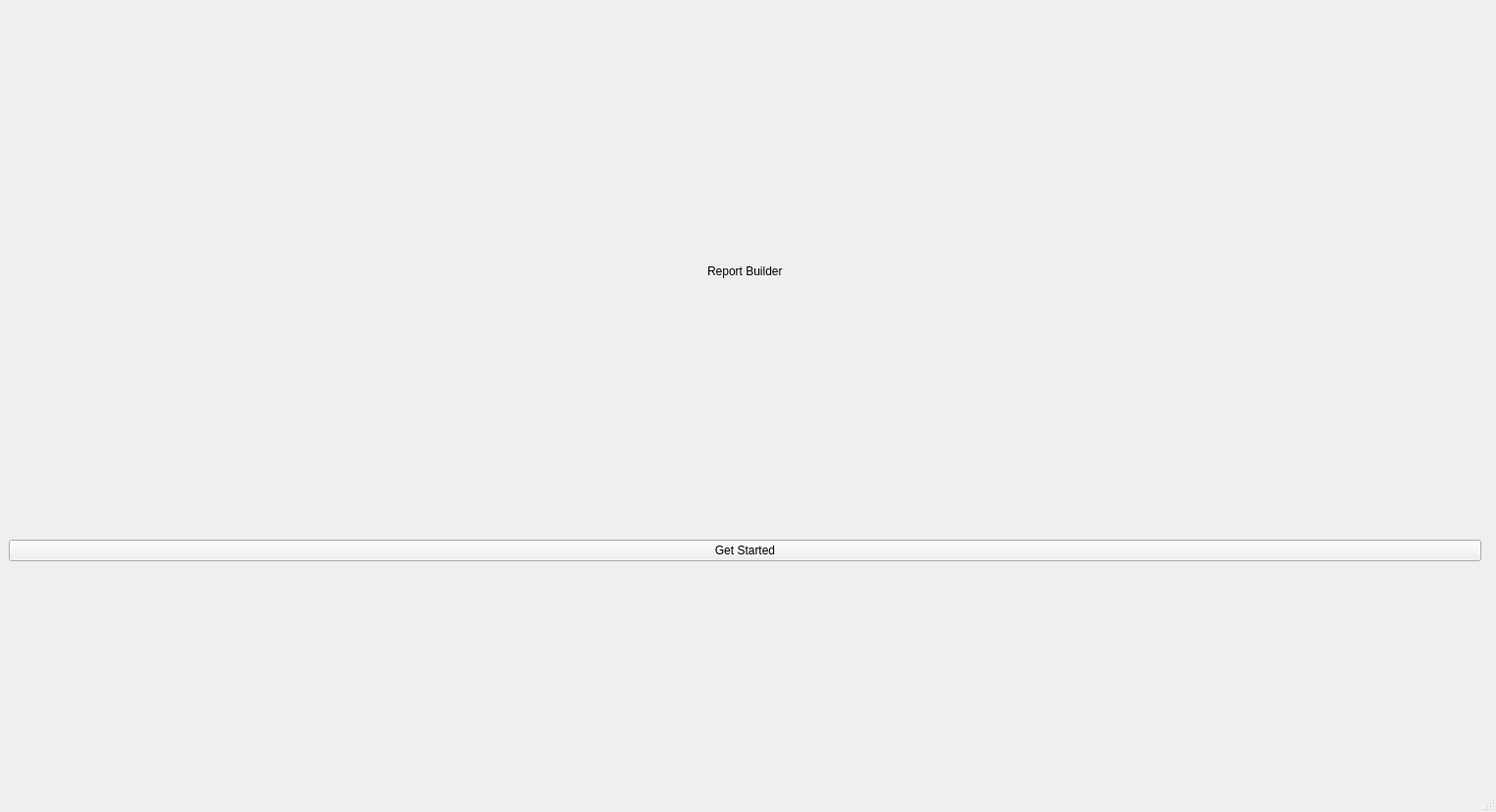
<?xml version="1.0" encoding="UTF-8"?>
<ui version="4.0">
 <class>MainWindow</class>
 <widget class="QMainWindow" name="MainWindow">
  <property name="geometry">
   <rect>
    <x>0</x>
    <y>0</y>
    <width>1527</width>
    <height>829</height>
   </rect>
  </property>
  <property name="windowTitle">
   <string>MainWindow</string>
  </property>
  <widget class="QWidget" name="centralwidget">
   <widget class="QStackedWidget" name="stackedWidget">
    <property name="geometry">
     <rect>
      <x>0</x>
      <y>0</y>
      <width>1521</width>
      <height>801</height>
     </rect>
    </property>
    <property name="sizePolicy">
     <sizepolicy hsizetype="Expanding" vsizetype="Expanding">
      <horstretch>0</horstretch>
      <verstretch>0</verstretch>
     </sizepolicy>
    </property>
    <property name="currentIndex">
     <number>0</number>
    </property>
    <widget class="QWidget" name="page">
     <layout class="QGridLayout" name="gridLayout">
      <item row="0" column="0" alignment="Qt::AlignmentFlag::AlignHCenter">
       <widget class="QLabel" name="label">
        <property name="maximumSize">
         <size>
          <width>16777215</width>
          <height>100</height>
         </size>
        </property>
        <property name="styleSheet">
         <string notr="true">font: 16pt &quot;Sitka&quot;;</string>
        </property>
        <property name="text">
         <string>Report Builder</string>
        </property>
       </widget>
      </item>
      <item row="1" column="0">
       <widget class="QPushButton" name="start_pushButton">
        <property name="sizePolicy">
         <sizepolicy hsizetype="Minimum" vsizetype="Fixed">
          <horstretch>0</horstretch>
          <verstretch>0</verstretch>
         </sizepolicy>
        </property>
        <property name="text">
         <string>Get Started</string>
        </property>
       </widget>
      </item>
     </layout>
    </widget>
    <widget class="QWidget" name="page_2">
     <layout class="QVBoxLayout" name="verticalLayout">
      <item alignment="Qt::AlignmentFlag::AlignHCenter">
       <widget class="QLabel" name="label_2">
        <property name="maximumSize">
         <size>
          <width>16777215</width>
          <height>100</height>
         </size>
        </property>
        <property name="text">
         <string>Select Files and Input ID values. To combine values use the same ID</string>
        </property>
       </widget>
      </item>
      <item>
       <widget class="QScrollArea" name="scrollArea">
        <property name="widgetResizable">
         <bool>true</bool>
        </property>
        <widget class="QWidget" name="scrollAreaWidgetContents">
         <property name="geometry">
          <rect>
           <x>0</x>
           <y>0</y>
           <width>1499</width>
           <height>725</height>
          </rect>
         </property>
         <layout class="QVBoxLayout" name="verticalLayout_2">
          <item>
           <layout class="QVBoxLayout" name="verticalLayout_3"/>
          </item>
          <item>
           <layout class="QHBoxLayout" name="horizontalLayout_3">
            <item>
             <widget class="QPushButton" name="add_file_fields_pushButton">
              <property name="text">
               <string> Add</string>
              </property>
              <property name="icon">
               <iconset theme="QIcon::ThemeIcon::ListAdd"/>
              </property>
             </widget>
            </item>
            <item>
             <widget class="QPushButton" name="delete_file_fields_pushButton">
              <property name="text">
               <string> Delete</string>
              </property>
              <property name="icon">
               <iconset theme="QIcon::ThemeIcon::EditDelete"/>
              </property>
             </widget>
            </item>
           </layout>
          </item>
         </layout>
        </widget>
       </widget>
      </item>
      <item>
       <widget class="QPushButton" name="continue_to_data_vis_pushButton">
        <property name="text">
         <string>Continue to Data Visualization</string>
        </property>
       </widget>
      </item>
     </layout>
    </widget>
    <widget class="QWidget" name="page_3">
     <layout class="QGridLayout" name="gridLayout_2">
      <item row="2" column="1" rowspan="4">
       <widget class="QTreeWidget" name="treeWidget">
        <property name="minimumSize">
         <size>
          <width>400</width>
          <height>0</height>
         </size>
        </property>
        <property name="dragDropMode">
         <enum>QAbstractItemView::DragDropMode::DragOnly</enum>
        </property>
        <column>
         <property name="text">
          <string/>
         </property>
        </column>
       </widget>
      </item>
      <item row="6" column="1">
       <layout class="QVBoxLayout" name="verticalLayout_7">
        <item>
         <widget class="QLineEdit" name="lineEdit_graph_title">
          <property name="placeholderText">
           <string>Graph Title</string>
          </property>
         </widget>
        </item>
        <item>
         <widget class="QLineEdit" name="lineEdit_x_axis_title">
          <property name="placeholderText">
           <string>X-Axis</string>
          </property>
         </widget>
        </item>
        <item>
         <widget class="QLineEdit" name="lineEdit_y_axis_title">
          <property name="placeholderText">
           <string>Y-Axis</string>
          </property>
         </widget>
        </item>
        <item>
         <widget class="QPushButton" name="pushButton_download_graphs">
          <property name="text">
           <string>Download Duplicated Graphs</string>
          </property>
         </widget>
        </item>
       </layout>
      </item>
      <item row="1" column="0">
       <layout class="QHBoxLayout" name="horizontalLayout_9">
        <item>
         <widget class="QLabel" name="label_values_2">
          <property name="maximumSize">
           <size>
            <width>16777215</width>
            <height>50</height>
           </size>
          </property>
          <property name="text">
           <string>Value 1 File ID</string>
          </property>
         </widget>
        </item>
        <item>
         <widget class="QListWidget" name="listWidget_values_file_id">
          <property name="maximumSize">
           <size>
            <width>16777215</width>
            <height>25</height>
           </size>
          </property>
          <property name="mouseTracking">
           <bool>true</bool>
          </property>
          <property name="acceptDrops">
           <bool>true</bool>
          </property>
          <property name="dragEnabled">
           <bool>true</bool>
          </property>
          <property name="dragDropMode">
           <enum>QAbstractItemView::DragDropMode::DragDrop</enum>
          </property>
          <property name="supportedDragActions">
           <set>Qt::DropAction::MoveAction</set>
          </property>
         </widget>
        </item>
        <item>
         <widget class="QLabel" name="label_values_3">
          <property name="maximumSize">
           <size>
            <width>16777215</width>
            <height>50</height>
           </size>
          </property>
          <property name="text">
           <string>Value 2 File ID</string>
          </property>
         </widget>
        </item>
        <item>
         <widget class="QListWidget" name="listWidget_values_file_id_2">
          <property name="maximumSize">
           <size>
            <width>16777215</width>
            <height>25</height>
           </size>
          </property>
          <property name="mouseTracking">
           <bool>true</bool>
          </property>
          <property name="acceptDrops">
           <bool>true</bool>
          </property>
          <property name="dragEnabled">
           <bool>true</bool>
          </property>
          <property name="dragDropMode">
           <enum>QAbstractItemView::DragDropMode::DragDrop</enum>
          </property>
          <property name="supportedDragActions">
           <set>Qt::DropAction::MoveAction</set>
          </property>
         </widget>
        </item>
        <item>
         <widget class="QLabel" name="label_values_4">
          <property name="maximumSize">
           <size>
            <width>16777215</width>
            <height>50</height>
           </size>
          </property>
          <property name="text">
           <string>Value 3 File ID</string>
          </property>
         </widget>
        </item>
        <item>
         <widget class="QListWidget" name="listWidget_values_file_id_3">
          <property name="maximumSize">
           <size>
            <width>16777215</width>
            <height>25</height>
           </size>
          </property>
          <property name="mouseTracking">
           <bool>true</bool>
          </property>
          <property name="acceptDrops">
           <bool>true</bool>
          </property>
          <property name="dragEnabled">
           <bool>true</bool>
          </property>
          <property name="dragDropMode">
           <enum>QAbstractItemView::DragDropMode::DragDrop</enum>
          </property>
          <property name="supportedDragActions">
           <set>Qt::DropAction::MoveAction</set>
          </property>
         </widget>
        </item>
        <item>
         <widget class="QLabel" name="label_values_5">
          <property name="maximumSize">
           <size>
            <width>16777215</width>
            <height>50</height>
           </size>
          </property>
          <property name="text">
           <string>Value 4 File ID</string>
          </property>
         </widget>
        </item>
        <item>
         <widget class="QListWidget" name="listWidget_values_file_id_5">
          <property name="maximumSize">
           <size>
            <width>16777215</width>
            <height>25</height>
           </size>
          </property>
          <property name="mouseTracking">
           <bool>true</bool>
          </property>
          <property name="acceptDrops">
           <bool>true</bool>
          </property>
          <property name="dragEnabled">
           <bool>true</bool>
          </property>
          <property name="dragDropMode">
           <enum>QAbstractItemView::DragDropMode::DragDrop</enum>
          </property>
          <property name="supportedDragActions">
           <set>Qt::DropAction::MoveAction</set>
          </property>
         </widget>
        </item>
        <item>
         <widget class="QLabel" name="label_labels_2">
          <property name="maximumSize">
           <size>
            <width>16777215</width>
            <height>50</height>
           </size>
          </property>
          <property name="text">
           <string>Label File ID</string>
          </property>
         </widget>
        </item>
        <item>
         <widget class="QListWidget" name="listWidget_labels_file_id">
          <property name="maximumSize">
           <size>
            <width>16777215</width>
            <height>25</height>
           </size>
          </property>
          <property name="mouseTracking">
           <bool>true</bool>
          </property>
          <property name="dragEnabled">
           <bool>true</bool>
          </property>
          <property name="dragDropMode">
           <enum>QAbstractItemView::DragDropMode::DragDrop</enum>
          </property>
          <property name="batchSize">
           <number>1</number>
          </property>
          <property name="supportedDragActions">
           <set>Qt::DropAction::MoveAction</set>
          </property>
         </widget>
        </item>
        <item>
         <widget class="QPushButton" name="pushButton_add_data_field">
          <property name="text">
           <string/>
          </property>
          <property name="icon">
           <iconset theme="QIcon::ThemeIcon::ListAdd"/>
          </property>
         </widget>
        </item>
       </layout>
      </item>
      <item row="4" column="0">
       <layout class="QHBoxLayout" name="horizontalLayout_2">
        <item>
         <widget class="QPushButton" name="select_graph_color_pushButton">
          <property name="minimumSize">
           <size>
            <width>300</width>
            <height>0</height>
           </size>
          </property>
          <property name="text">
           <string>Select Graph Color</string>
          </property>
         </widget>
        </item>
        <item>
         <widget class="QCheckBox" name="labels_checkBox_bar">
          <property name="minimumSize">
           <size>
            <width>200</width>
            <height>0</height>
           </size>
          </property>
          <property name="text">
           <string>Bar Chart Labels</string>
          </property>
         </widget>
        </item>
        <item>
         <widget class="QCheckBox" name="labels_checkBox_stacked">
          <property name="minimumSize">
           <size>
            <width>200</width>
            <height>0</height>
           </size>
          </property>
          <property name="text">
           <string>Stacked Bar Chart Labels</string>
          </property>
         </widget>
        </item>
        <item>
         <widget class="QCheckBox" name="legends_checkBox_stacked">
          <property name="minimumSize">
           <size>
            <width>200</width>
            <height>0</height>
           </size>
          </property>
          <property name="text">
           <string>Stacked Bar Chart Legend</string>
          </property>
         </widget>
        </item>
       </layout>
      </item>
      <item row="0" column="0">
       <widget class="QComboBox" name="comboBox_chart_type">
        <item>
         <property name="text">
          <string>Bar Chart</string>
         </property>
        </item>
        <item>
         <property name="text">
          <string>Pie Chart</string>
         </property>
        </item>
        <item>
         <property name="text">
          <string>Stacked Bar Chart</string>
         </property>
        </item>
        <item>
         <property name="text">
          <string>Line Graph</string>
         </property>
        </item>
        <item>
         <property name="text">
          <string>Donut Chart</string>
         </property>
        </item>
       </widget>
      </item>
      <item row="2" column="0">
       <layout class="QHBoxLayout" name="horizontalLayout_8">
        <item>
         <widget class="QLabel" name="label_values">
          <property name="maximumSize">
           <size>
            <width>16777215</width>
            <height>50</height>
           </size>
          </property>
          <property name="text">
           <string>Values 1</string>
          </property>
         </widget>
        </item>
        <item>
         <widget class="QListWidget" name="listWidget_values">
          <property name="maximumSize">
           <size>
            <width>16777215</width>
            <height>25</height>
           </size>
          </property>
          <property name="mouseTracking">
           <bool>true</bool>
          </property>
          <property name="acceptDrops">
           <bool>true</bool>
          </property>
          <property name="dragEnabled">
           <bool>true</bool>
          </property>
          <property name="dragDropMode">
           <enum>QAbstractItemView::DragDropMode::DragDrop</enum>
          </property>
          <property name="supportedDragActions">
           <set>Qt::DropAction::MoveAction</set>
          </property>
         </widget>
        </item>
        <item>
         <widget class="QLabel" name="label_values2">
          <property name="maximumSize">
           <size>
            <width>16777215</width>
            <height>50</height>
           </size>
          </property>
          <property name="text">
           <string>Values 2</string>
          </property>
         </widget>
        </item>
        <item>
         <widget class="QListWidget" name="listWidget_values2">
          <property name="maximumSize">
           <size>
            <width>16777215</width>
            <height>25</height>
           </size>
          </property>
          <property name="mouseTracking">
           <bool>true</bool>
          </property>
          <property name="acceptDrops">
           <bool>true</bool>
          </property>
          <property name="dragEnabled">
           <bool>true</bool>
          </property>
          <property name="dragDropMode">
           <enum>QAbstractItemView::DragDropMode::DragDrop</enum>
          </property>
          <property name="supportedDragActions">
           <set>Qt::DropAction::MoveAction</set>
          </property>
         </widget>
        </item>
        <item>
         <widget class="QLabel" name="label_values3">
          <property name="maximumSize">
           <size>
            <width>16777215</width>
            <height>50</height>
           </size>
          </property>
          <property name="text">
           <string>Values 3</string>
          </property>
         </widget>
        </item>
        <item>
         <widget class="QListWidget" name="listWidget_values3">
          <property name="maximumSize">
           <size>
            <width>16777215</width>
            <height>25</height>
           </size>
          </property>
          <property name="mouseTracking">
           <bool>true</bool>
          </property>
          <property name="acceptDrops">
           <bool>true</bool>
          </property>
          <property name="dragEnabled">
           <bool>true</bool>
          </property>
          <property name="dragDropMode">
           <enum>QAbstractItemView::DragDropMode::DragDrop</enum>
          </property>
          <property name="supportedDragActions">
           <set>Qt::DropAction::MoveAction</set>
          </property>
         </widget>
        </item>
        <item>
         <widget class="QLabel" name="label_values4">
          <property name="maximumSize">
           <size>
            <width>16777215</width>
            <height>50</height>
           </size>
          </property>
          <property name="text">
           <string>Values 4</string>
          </property>
         </widget>
        </item>
        <item>
         <widget class="QListWidget" name="listWidget_values4">
          <property name="maximumSize">
           <size>
            <width>16777215</width>
            <height>25</height>
           </size>
          </property>
          <property name="mouseTracking">
           <bool>true</bool>
          </property>
          <property name="acceptDrops">
           <bool>true</bool>
          </property>
          <property name="dragEnabled">
           <bool>true</bool>
          </property>
          <property name="dragDropMode">
           <enum>QAbstractItemView::DragDropMode::DragDrop</enum>
          </property>
          <property name="supportedDragActions">
           <set>Qt::DropAction::MoveAction</set>
          </property>
         </widget>
        </item>
        <item>
         <widget class="QLabel" name="label_labels">
          <property name="maximumSize">
           <size>
            <width>16777215</width>
            <height>50</height>
           </size>
          </property>
          <property name="text">
           <string>Labels</string>
          </property>
         </widget>
        </item>
        <item>
         <widget class="QListWidget" name="listWidget_labels">
          <property name="maximumSize">
           <size>
            <width>16777215</width>
            <height>25</height>
           </size>
          </property>
          <property name="mouseTracking">
           <bool>true</bool>
          </property>
          <property name="dragEnabled">
           <bool>true</bool>
          </property>
          <property name="dragDropMode">
           <enum>QAbstractItemView::DragDropMode::DragDrop</enum>
          </property>
          <property name="batchSize">
           <number>1</number>
          </property>
          <property name="supportedDragActions">
           <set>Qt::DropAction::MoveAction</set>
          </property>
         </widget>
        </item>
       </layout>
      </item>
      <item row="5" column="0">
       <widget class="QMdiArea" name="mdiArea">
        <property name="minimumSize">
         <size>
          <width>0</width>
          <height>650</height>
         </size>
        </property>
       </widget>
      </item>
      <item row="3" column="0">
       <layout class="QHBoxLayout" name="horizontalLayout_4">
        <item>
         <widget class="QLabel" name="label_3">
          <property name="text">
           <string>Duplicate Chart On:</string>
          </property>
         </widget>
        </item>
        <item>
         <widget class="QListWidget" name="listWidget_duplicate">
          <property name="maximumSize">
           <size>
            <width>16777215</width>
            <height>25</height>
           </size>
          </property>
          <property name="mouseTracking">
           <bool>true</bool>
          </property>
          <property name="dragEnabled">
           <bool>true</bool>
          </property>
          <property name="dragDropMode">
           <enum>QAbstractItemView::DragDropMode::DragDrop</enum>
          </property>
          <property name="batchSize">
           <number>1</number>
          </property>
          <property name="supportedDragActions">
           <set>Qt::DropAction::MoveAction</set>
          </property>
         </widget>
        </item>
        <item>
         <widget class="QPushButton" name="vis_data_pushButton">
          <property name="text">
           <string>Visualize Data</string>
          </property>
         </widget>
        </item>
       </layout>
      </item>
     </layout>
     <zorder>mdiArea</zorder>
     <zorder>treeWidget</zorder>
     <zorder>comboBox_chart_type</zorder>
     <zorder>horizontalLayoutWidget</zorder>
     <zorder>verticalLayoutWidget</zorder>
     <zorder>layoutWidget</zorder>
     <zorder>horizontalLayoutWidget_2</zorder>
    </widget>
   </widget>
  </widget>
  <widget class="QStatusBar" name="statusbar"/>
 </widget>
 <resources/>
 <connections/>
</ui>
